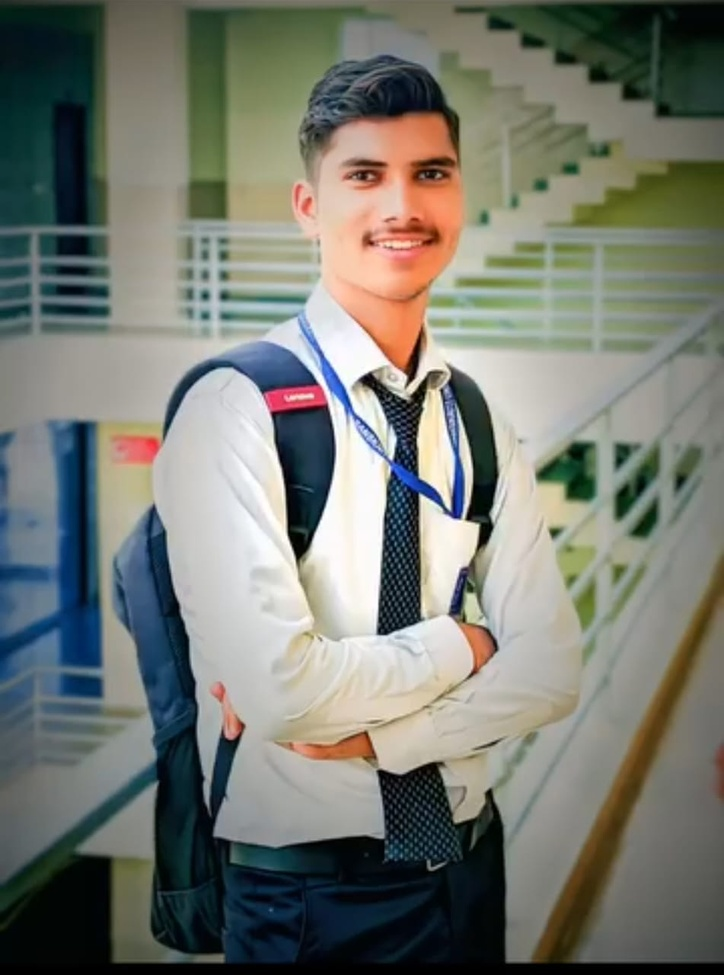
#> input picture 04_Histogram_Analysis/input.jpeg, 724 x 975 px, shrunk from 951 x 1280 before the run
$ python program.py
#> lines starting #> are read from the running program, lines starting #| are printed output that depends on the picture
import cv2
import numpy as np
import matplotlib.pyplot as plt

image = cv2.imread('input.jpeg', 0)
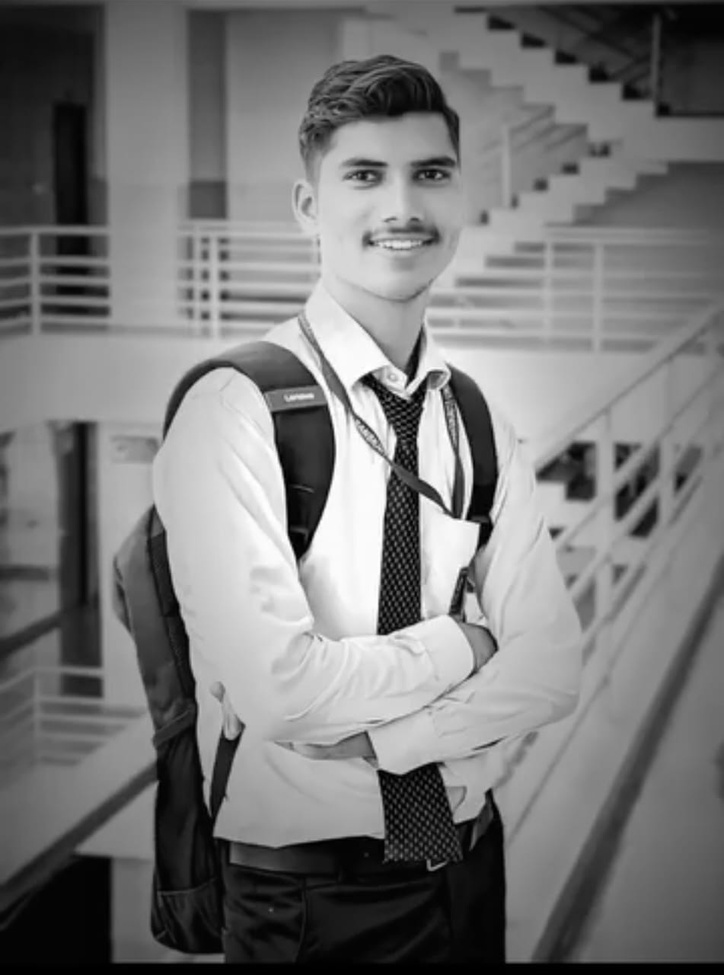
#> image: shape (975, 724); min 0, max 255, mean 119.3

if image is None:
    print("Image not found")
    exit()

hist = cv2.calcHist([image], [0], None, [256], [0, 256])
#> hist = 256 values, max 9699 at index 4, min 82 at index 255, mean 2757.4

value = np.argmax(hist)
#> value = 4
print("Intensity with highest frequency:", value)
#| Intensity with highest frequency: 4

plt.plot(hist)
plt.xlim([0, 256])
plt.xlabel("Intensity")
plt.ylabel("Frequency")
plt.title("Histogram")

plt.savefig("output.png", bbox_inches="tight")
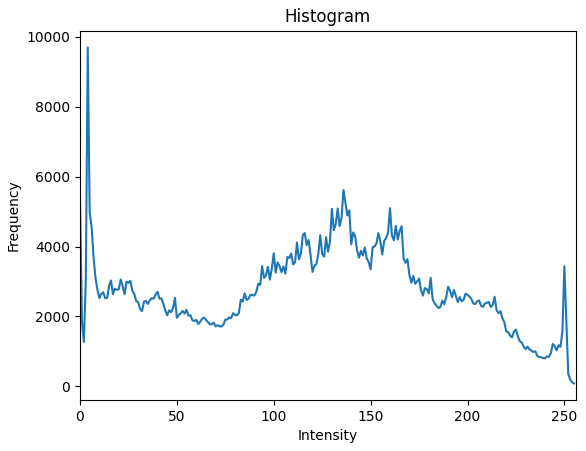
#> figure drawn by matplotlib, 1 panel; curve peaks at x = 4, y = 9699

plt.close()
